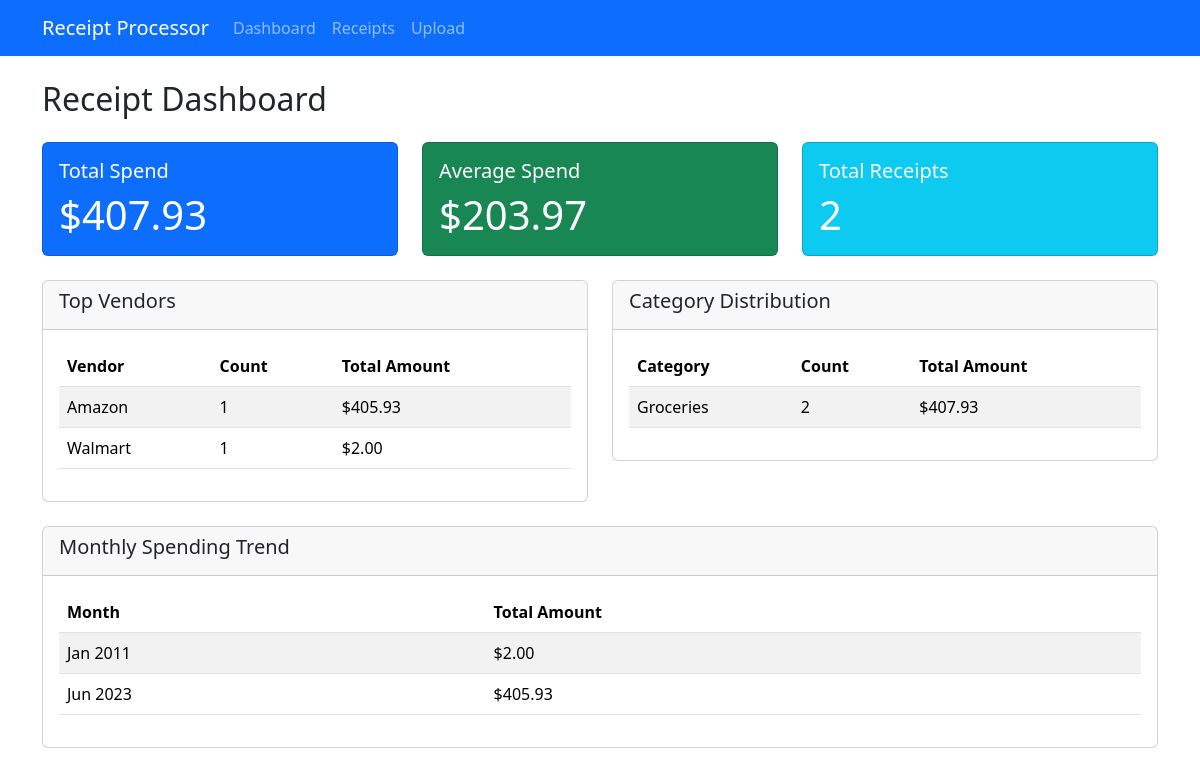
The page / on the database its author committed.
### receipts/models.py (models this page shows, shortened)
class Receipt(models.Model):
    file = models.FileField(
        upload_to='receipts/',
        validators=[FileExtensionValidator(allowed_extensions=['pdf', 'png', 'jpg', 'jpeg', 'txt'])]
    )
    vendor = models.CharField(max_length=255)
    transaction_date = models.DateField()
    amount = models.DecimalField(max_digits=10, decimal_places=2)
    category = models.CharField(max_length=50, choices=Category.choices(), default=Category.OTHER.value)
    extracted_text = models.TextField(blank=True)
    created_at = models.DateTimeField(default=timezone.now)
    updated_at = models.DateTimeField(auto_now=True)
    is_deleted = models.BooleanField(default=False)  # Soft delete field
    class Meta:
        ordering = ['-transaction_date']
        indexes = [
            models.Index(fields=['vendor']),
            models.Index(fields=['transaction_date']),
            models.Index(fields=['amount']),
            models.Index(fields=['category']),
            models.Index(fields=['is_deleted']),
        ]
    def delete(self, *args, **kwargs):
        """Override delete to handle file deletion"""
        if self.file:
            self.file.delete(save=False)
        super().delete(*args, **kwargs)

### receipts/views.py (the view)
# urls.py: path('', views.DashboardView.as_view(), name='dashboard'),
class DashboardView(View):
    template_name = 'receipts/dashboard.html'
    def get(self, request):
        receipts = Receipt.objects.filter(is_deleted=False)
        stats = ReceiptService.get_receipt_stats(receipts)
        return render(request, self.template_name, {'stats': stats})

### receipts/services.py (called while the page is built)
    @staticmethod
    def get_receipt_stats(receipts):
        from django.db.models import Sum, Avg, Count
        from django.db.models.functions import TruncMonth
        stats = {
            'total_spend': receipts.aggregate(total=Sum('amount'))['total'] or 0,
            'average_spend': receipts.aggregate(avg=Avg('amount'))['avg'] or 0,
            'count': receipts.count(),
            'top_vendors': receipts.values('vendor').annotate(count=Count('id'), total=Sum('amount')).order_by('-total')[:5],
            'monthly_trends': receipts.annotate(month=TruncMonth('transaction_date')).values('month').annotate(total=Sum('amount')).order_by('month'),
            'category_distribution': receipts.values('category').annotate(count=Count('id'), total=Sum('amount')).order_by('-total')
        }
        return stats

### receipts/templates/receipts/dashboard.html
{% extends "receipts/base.html" %}
{% load humanize %}
{% block content %}
<div class="row">
    <div class="col-md-12">
        <h2 class="mb-4">Receipt Dashboard</h2>
    </div>
</div>
<div class="row">
    <div class="col-md-4">
        <div class="card text-white bg-primary mb-4">
            <div class="card-body">
                <h5 class="card-title">Total Spend</h5>
                <p class="card-text display-6">${{ stats.total_spend|floatformat:2|intcomma }}</p>
            </div>
        </div>
    </div>
    <div class="col-md-4">
        <div class="card text-white bg-success mb-4">
            <div class="card-body">
                <h5 class="card-title">Average Spend</h5>
                <p class="card-text display-6">${{ stats.average_spend|floatformat:2|intcomma }}</p>
            </div>
        </div>
    </div>
    <div class="col-md-4">
        <div class="card text-white bg-info mb-4">
            <div class="card-body">
                <h5 class="card-title">Total Receipts</h5>
                <p class="card-text display-6">{{ stats.count|intcomma }}</p>
            </div>
        </div>
    </div>
</div>
<div class="row">
    <div class="col-md-6">
        <div class="card mb-4">
            <div class="card-header">
                <h5>Top Vendors</h5>
            </div>
            <div class="card-body">
                <div class="table-responsive">
                    <table class="table table-striped">
                        <thead>
                            <tr>
                                <th>Vendor</th>
                                <th>Count</th>
                                <th>Total Amount</th>
                            </tr>
                        </thead>
                        <tbody>
                            {% for vendor in stats.top_vendors %}
                            <tr>
                                <td>{{ vendor.vendor }}</td>
                                <td>{{ vendor.count }}</td>
                                <td>${{ vendor.total|floatformat:2 }}</td>
                            </tr>
                            {% endfor %}
                        </tbody>
                    </table>
                </div>
            </div>
        </div>
    </div>
    <div class="col-md-6">
        <div class="card mb-4">
            <div class="card-header">
                <h5>Category Distribution</h5>
            </div>
            <div class="card-body">
                <div class="table-responsive">
                    <table class="table table-striped">
                        <thead>
                            <tr>
                                <th>Category</th>
                                <th>Count</th>
                                <th>Total Amount</th>
                            </tr>
                        </thead>
                        <tbody>
                            {% for category in stats.category_distribution %}
                            <tr>
                                <td>{{ category.category }}</td>
                                <td>{{ category.count }}</td>
                                <td>${{ category.total|floatformat:2 }}</td>
                            </tr>
                            {% endfor %}
                        </tbody>
                    </table>
                </div>
            </div>
        </div>
    </div>
</div>
<div class="row">
    <div class="col-md-12">
        <div class="card mb-4">
            <div class="card-header">
                <h5>Monthly Spending Trend</h5>
            </div>
            <div class="card-body">
                <div class="table-responsive">
                    <table class="table table-striped">
                        <thead>
                            <tr>
                                <th>Month</th>
                                <th>Total Amount</th>
                            </tr>
                        </thead>
                        <tbody>
                            {% for month in stats.monthly_trends %}
                            <tr>
                                <td>{{ month.month|date:"M Y" }}</td>
                                <td>${{ month.total|floatformat:2 }}</td>
                            </tr>
                            {% endfor %}
                        </tbody>
                    </table>
                </div>
            </div>
        </div>
    </div>
</div>
{% endblock %}

### rows shown on the page
Receipt: vendor "Amazon", count "1", total "405.93"
Receipt: vendor "Walmart", count "1", total "2.00"

### other values the page prints
{{ stats.total_spend|floatformat:2|intcomma }} "407.93"
{{ stats.average_spend|floatformat:2|intcomma }} "203.97"
{{ stats.count|intcomma }} "2"
{{ category.category }} "Groceries"
{{ category.count }} "2"
{{ category.total|floatformat:2 }} "407.93"
{{ month.month|date:"M Y" }} "Jan 2011" "Jun 2023"
{{ month.total|floatformat:2 }} "2.00" "405.93"
